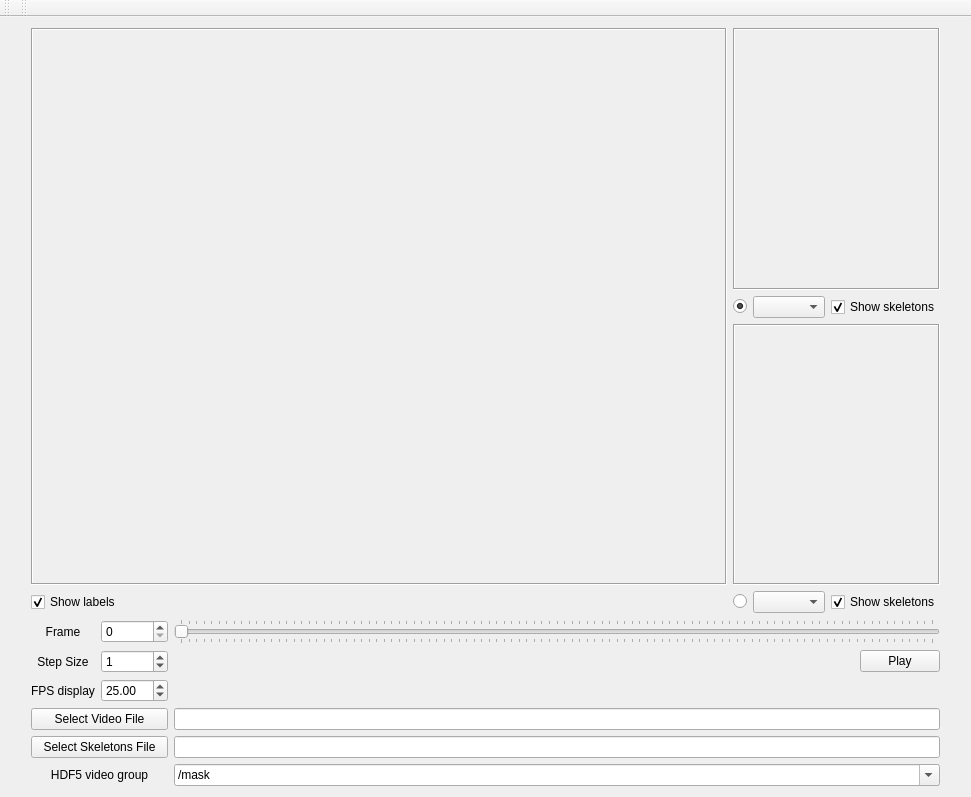
<?xml version="1.0" encoding="UTF-8"?>
<ui version="4.0">
 <class>ImageViewer</class>
 <widget class="QMainWindow" name="ImageViewer">
  <property name="geometry">
   <rect>
    <x>0</x>
    <y>0</y>
    <width>936</width>
    <height>797</height>
   </rect>
  </property>
  <property name="windowTitle">
   <string>ImageViewer</string>
  </property>
  <property name="layoutDirection">
   <enum>Qt::LeftToRight</enum>
  </property>
  <widget class="QWidget" name="centralWidget">
   <property name="enabled">
    <bool>true</bool>
   </property>
   <layout class="QGridLayout" name="gridLayout_4">
    <item row="0" column="1">
     <layout class="QGridLayout" name="gridLayout_3">
      <property name="sizeConstraint">
       <enum>QLayout::SetMaximumSize</enum>
      </property>
      <item row="1" column="2">
       <widget class="QRadioButton" name="radioButton_ROI1">
        <property name="text">
         <string/>
        </property>
        <property name="checked">
         <bool>true</bool>
        </property>
       </widget>
      </item>
      <item row="4" column="2">
       <widget class="QRadioButton" name="radioButton_ROI2">
        <property name="text">
         <string/>
        </property>
       </widget>
      </item>
      <item row="4" column="1">
       <spacer name="horizontalSpacer_2">
        <property name="orientation">
         <enum>Qt::Horizontal</enum>
        </property>
        <property name="sizeType">
         <enum>QSizePolicy::Fixed</enum>
        </property>
        <property name="sizeHint" stdset="0">
         <size>
          <width>600</width>
          <height>20</height>
         </size>
        </property>
       </spacer>
      </item>
      <item row="0" column="2" colspan="3">
       <widget class="QLabel" name="wormCanvas1">
        <property name="sizePolicy">
         <sizepolicy hsizetype="Ignored" vsizetype="Ignored">
          <horstretch>0</horstretch>
          <verstretch>0</verstretch>
         </sizepolicy>
        </property>
        <property name="frameShape">
         <enum>QFrame::Box</enum>
        </property>
        <property name="frameShadow">
         <enum>QFrame::Sunken</enum>
        </property>
        <property name="text">
         <string/>
        </property>
       </widget>
      </item>
      <item row="2" column="2" colspan="3">
       <widget class="QLabel" name="wormCanvas2">
        <property name="sizePolicy">
         <sizepolicy hsizetype="Ignored" vsizetype="Ignored">
          <horstretch>0</horstretch>
          <verstretch>0</verstretch>
         </sizepolicy>
        </property>
        <property name="frameShape">
         <enum>QFrame::Box</enum>
        </property>
        <property name="frameShadow">
         <enum>QFrame::Sunken</enum>
        </property>
        <property name="text">
         <string/>
        </property>
       </widget>
      </item>
      <item row="1" column="3">
       <widget class="QComboBox" name="comboBox_ROI1"/>
      </item>
      <item row="1" column="4">
       <widget class="QCheckBox" name="checkBox_ROI1">
        <property name="text">
         <string>Show skeletons</string>
        </property>
        <property name="checked">
         <bool>true</bool>
        </property>
       </widget>
      </item>
      <item row="4" column="3">
       <widget class="QComboBox" name="comboBox_ROI2"/>
      </item>
      <item row="4" column="4">
       <widget class="QCheckBox" name="checkBox_ROI2">
        <property name="text">
         <string>Show skeletons</string>
        </property>
        <property name="checked">
         <bool>true</bool>
        </property>
       </widget>
      </item>
      <item row="4" column="0">
       <widget class="QCheckBox" name="checkBox_label">
        <property name="text">
         <string>Show labels</string>
        </property>
        <property name="checked">
         <bool>true</bool>
        </property>
       </widget>
      </item>
      <item row="0" column="0" rowspan="3" colspan="2">
       <widget class="QLabel" name="imageCanvas">
        <property name="sizePolicy">
         <sizepolicy hsizetype="Ignored" vsizetype="Ignored">
          <horstretch>0</horstretch>
          <verstretch>0</verstretch>
         </sizepolicy>
        </property>
        <property name="focusPolicy">
         <enum>Qt::ClickFocus</enum>
        </property>
        <property name="frameShape">
         <enum>QFrame::Box</enum>
        </property>
        <property name="frameShadow">
         <enum>QFrame::Sunken</enum>
        </property>
        <property name="text">
         <string/>
        </property>
       </widget>
      </item>
     </layout>
    </item>
    <item row="0" column="2">
     <spacer name="verticalSpacer_4">
      <property name="orientation">
       <enum>Qt::Vertical</enum>
      </property>
      <property name="sizeHint" stdset="0">
       <size>
        <width>20</width>
        <height>40</height>
       </size>
      </property>
     </spacer>
    </item>
    <item row="1" column="1">
     <layout class="QGridLayout" name="gridLayout">
      <item row="0" column="1">
       <widget class="QSpinBox" name="spinBox_frame"/>
      </item>
      <item row="0" column="0">
       <widget class="QLabel" name="label_frame">
        <property name="text">
         <string>Frame</string>
        </property>
        <property name="alignment">
         <set>Qt::AlignCenter</set>
        </property>
       </widget>
      </item>
      <item row="3" column="0" colspan="2">
       <widget class="QPushButton" name="pushButton_video">
        <property name="text">
         <string>Select Video File</string>
        </property>
       </widget>
      </item>
      <item row="4" column="0" colspan="2">
       <widget class="QPushButton" name="pushButton_skel">
        <property name="text">
         <string>Select Skeletons File</string>
        </property>
       </widget>
      </item>
      <item row="2" column="0">
       <widget class="QLabel" name="label_fps">
        <property name="text">
         <string>FPS display</string>
        </property>
        <property name="alignment">
         <set>Qt::AlignCenter</set>
        </property>
       </widget>
      </item>
      <item row="1" column="0">
       <widget class="QLabel" name="label_step">
        <property name="text">
         <string>Step Size</string>
        </property>
        <property name="alignment">
         <set>Qt::AlignCenter</set>
        </property>
       </widget>
      </item>
      <item row="2" column="1">
       <widget class="QDoubleSpinBox" name="doubleSpinBox_fps">
        <property name="maximum">
         <double>100.000000000000000</double>
        </property>
        <property name="value">
         <double>25.000000000000000</double>
        </property>
       </widget>
      </item>
      <item row="1" column="1">
       <widget class="QSpinBox" name="spinBox_step">
        <property name="maximum">
         <number>100000</number>
        </property>
        <property name="value">
         <number>1</number>
        </property>
       </widget>
      </item>
      <item row="5" column="0" colspan="2">
       <widget class="QLabel" name="label">
        <property name="text">
         <string>HDF5 video group</string>
        </property>
        <property name="alignment">
         <set>Qt::AlignCenter</set>
        </property>
       </widget>
      </item>
      <item row="3" column="3" colspan="2">
       <widget class="QLineEdit" name="lineEdit_video">
        <property name="text">
         <string/>
        </property>
       </widget>
      </item>
      <item row="4" column="3" colspan="2">
       <widget class="QLineEdit" name="lineEdit_skel"/>
      </item>
      <item row="1" column="3">
       <spacer name="horizontalSpacer">
        <property name="orientation">
         <enum>Qt::Horizontal</enum>
        </property>
        <property name="sizeHint" stdset="0">
         <size>
          <width>40</width>
          <height>20</height>
         </size>
        </property>
       </spacer>
      </item>
      <item row="1" column="4">
       <widget class="QPushButton" name="playButton">
        <property name="text">
         <string>Play</string>
        </property>
        <property name="checkable">
         <bool>false</bool>
        </property>
       </widget>
      </item>
      <item row="0" column="3" colspan="2">
       <widget class="QSlider" name="imageSlider">
        <property name="cursor">
         <cursorShape>OpenHandCursor</cursorShape>
        </property>
        <property name="mouseTracking">
         <bool>true</bool>
        </property>
        <property name="autoFillBackground">
         <bool>false</bool>
        </property>
        <property name="maximum">
         <number>100</number>
        </property>
        <property name="orientation">
         <enum>Qt::Horizontal</enum>
        </property>
        <property name="invertedAppearance">
         <bool>false</bool>
        </property>
        <property name="invertedControls">
         <bool>false</bool>
        </property>
        <property name="tickPosition">
         <enum>QSlider::TicksBothSides</enum>
        </property>
       </widget>
      </item>
      <item row="5" column="3" colspan="2">
       <widget class="QComboBox" name="comboBox_h5path">
        <property name="editable">
         <bool>true</bool>
        </property>
        <item>
         <property name="text">
          <string>/mask</string>
         </property>
        </item>
        <item>
         <property name="text">
          <string>/full_data</string>
         </property>
        </item>
       </widget>
      </item>
     </layout>
    </item>
    <item row="0" column="0">
     <spacer name="verticalSpacer_3">
      <property name="orientation">
       <enum>Qt::Vertical</enum>
      </property>
      <property name="sizeType">
       <enum>QSizePolicy::Minimum</enum>
      </property>
      <property name="sizeHint" stdset="0">
       <size>
        <width>20</width>
        <height>40</height>
       </size>
      </property>
     </spacer>
    </item>
   </layout>
   <zorder></zorder>
   <zorder>verticalSpacer_3</zorder>
   <zorder>verticalSpacer_4</zorder>
  </widget>
  <widget class="QMenuBar" name="menuBar">
   <property name="geometry">
    <rect>
     <x>0</x>
     <y>0</y>
     <width>936</width>
     <height>22</height>
    </rect>
   </property>
  </widget>
  <widget class="QToolBar" name="mainToolBar">
   <attribute name="toolBarArea">
    <enum>TopToolBarArea</enum>
   </attribute>
   <attribute name="toolBarBreak">
    <bool>false</bool>
   </attribute>
  </widget>
  <widget class="QToolBar" name="toolBar">
   <property name="windowTitle">
    <string>toolBar</string>
   </property>
   <attribute name="toolBarArea">
    <enum>TopToolBarArea</enum>
   </attribute>
   <attribute name="toolBarBreak">
    <bool>false</bool>
   </attribute>
  </widget>
 </widget>
 <layoutdefault spacing="6" margin="11"/>
 <resources/>
 <connections/>
</ui>
